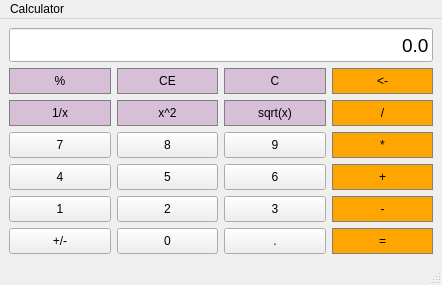
<?xml version="1.0" encoding="UTF-8"?>
<ui version="4.0">
 <class>MainWindow</class>
 <widget class="QMainWindow" name="MainWindow">
  <property name="geometry">
   <rect>
    <x>0</x>
    <y>0</y>
    <width>442</width>
    <height>285</height>
   </rect>
  </property>
  <property name="windowTitle">
   <string>MainWindow</string>
  </property>
  <widget class="QWidget" name="centralwidget">
   <layout class="QGridLayout" name="gridLayout">
    <item row="3" column="5">
     <widget class="QPushButton" name="butt_mult">
      <property name="sizePolicy">
       <sizepolicy hsizetype="Preferred" vsizetype="Preferred">
        <horstretch>0</horstretch>
        <verstretch>0</verstretch>
       </sizepolicy>
      </property>
      <property name="styleSheet">
       <string notr="true">QPushButton{
	background-color: #FFA500;
	color: #000000; 
	border: 1px solid gray;
	padding: 5px;
}</string>
      </property>
      <property name="text">
       <string>*</string>
      </property>
     </widget>
    </item>
    <item row="6" column="2">
     <widget class="QPushButton" name="butt_sign">
      <property name="sizePolicy">
       <sizepolicy hsizetype="Preferred" vsizetype="Preferred">
        <horstretch>0</horstretch>
        <verstretch>0</verstretch>
       </sizepolicy>
      </property>
      <property name="text">
       <string>+/-</string>
      </property>
     </widget>
    </item>
    <item row="5" column="5">
     <widget class="QPushButton" name="butt_sub">
      <property name="sizePolicy">
       <sizepolicy hsizetype="Preferred" vsizetype="Preferred">
        <horstretch>0</horstretch>
        <verstretch>0</verstretch>
       </sizepolicy>
      </property>
      <property name="styleSheet">
       <string notr="true">QPushButton{
	background-color: #FFA500;
	color: #000000; 
	border: 1px solid gray;
	padding: 5px;
}</string>
      </property>
      <property name="text">
       <string>-</string>
      </property>
     </widget>
    </item>
    <item row="4" column="5">
     <widget class="QPushButton" name="butt_add">
      <property name="sizePolicy">
       <sizepolicy hsizetype="Preferred" vsizetype="Preferred">
        <horstretch>0</horstretch>
        <verstretch>0</verstretch>
       </sizepolicy>
      </property>
      <property name="styleSheet">
       <string notr="true">QPushButton{
	background-color: #FFA500;
	color: #000000; 
	border: 1px solid gray;
	padding: 5px;
}</string>
      </property>
      <property name="text">
       <string>+</string>
      </property>
     </widget>
    </item>
    <item row="6" column="3">
     <widget class="QPushButton" name="butt_0">
      <property name="sizePolicy">
       <sizepolicy hsizetype="Preferred" vsizetype="Preferred">
        <horstretch>0</horstretch>
        <verstretch>0</verstretch>
       </sizepolicy>
      </property>
      <property name="text">
       <string>0</string>
      </property>
     </widget>
    </item>
    <item row="3" column="4">
     <widget class="QPushButton" name="butt_9">
      <property name="sizePolicy">
       <sizepolicy hsizetype="Preferred" vsizetype="Preferred">
        <horstretch>0</horstretch>
        <verstretch>0</verstretch>
       </sizepolicy>
      </property>
      <property name="text">
       <string>9</string>
      </property>
     </widget>
    </item>
    <item row="4" column="4">
     <widget class="QPushButton" name="butt_6">
      <property name="sizePolicy">
       <sizepolicy hsizetype="Preferred" vsizetype="Preferred">
        <horstretch>0</horstretch>
        <verstretch>0</verstretch>
       </sizepolicy>
      </property>
      <property name="text">
       <string>6</string>
      </property>
     </widget>
    </item>
    <item row="5" column="4">
     <widget class="QPushButton" name="butt_3">
      <property name="sizePolicy">
       <sizepolicy hsizetype="Preferred" vsizetype="Preferred">
        <horstretch>0</horstretch>
        <verstretch>0</verstretch>
       </sizepolicy>
      </property>
      <property name="text">
       <string>3</string>
      </property>
     </widget>
    </item>
    <item row="4" column="3">
     <widget class="QPushButton" name="butt_5">
      <property name="sizePolicy">
       <sizepolicy hsizetype="Preferred" vsizetype="Preferred">
        <horstretch>0</horstretch>
        <verstretch>0</verstretch>
       </sizepolicy>
      </property>
      <property name="text">
       <string>5</string>
      </property>
     </widget>
    </item>
    <item row="6" column="4">
     <widget class="QPushButton" name="butt_dec">
      <property name="sizePolicy">
       <sizepolicy hsizetype="Preferred" vsizetype="Preferred">
        <horstretch>0</horstretch>
        <verstretch>0</verstretch>
       </sizepolicy>
      </property>
      <property name="text">
       <string>.</string>
      </property>
     </widget>
    </item>
    <item row="4" column="2">
     <widget class="QPushButton" name="butt_4">
      <property name="sizePolicy">
       <sizepolicy hsizetype="Preferred" vsizetype="Preferred">
        <horstretch>0</horstretch>
        <verstretch>0</verstretch>
       </sizepolicy>
      </property>
      <property name="text">
       <string>4</string>
      </property>
     </widget>
    </item>
    <item row="5" column="2">
     <widget class="QPushButton" name="butt_1">
      <property name="sizePolicy">
       <sizepolicy hsizetype="Preferred" vsizetype="Preferred">
        <horstretch>0</horstretch>
        <verstretch>0</verstretch>
       </sizepolicy>
      </property>
      <property name="text">
       <string>1</string>
      </property>
     </widget>
    </item>
    <item row="2" column="3">
     <widget class="QPushButton" name="butt_square">
      <property name="sizePolicy">
       <sizepolicy hsizetype="Preferred" vsizetype="Preferred">
        <horstretch>0</horstretch>
        <verstretch>0</verstretch>
       </sizepolicy>
      </property>
      <property name="font">
       <font>
        <pointsize>9</pointsize>
       </font>
      </property>
      <property name="styleSheet">
       <string notr="true">QPushButton{
	background-color: #D8BFD8;
	color: #000000; 
	border: 1px solid gray;
	padding: 5px;
}</string>
      </property>
      <property name="text">
       <string>x^2</string>
      </property>
     </widget>
    </item>
    <item row="5" column="3">
     <widget class="QPushButton" name="butt_2">
      <property name="sizePolicy">
       <sizepolicy hsizetype="Preferred" vsizetype="Preferred">
        <horstretch>0</horstretch>
        <verstretch>0</verstretch>
       </sizepolicy>
      </property>
      <property name="text">
       <string>2</string>
      </property>
     </widget>
    </item>
    <item row="3" column="3">
     <widget class="QPushButton" name="butt_8">
      <property name="sizePolicy">
       <sizepolicy hsizetype="Preferred" vsizetype="Preferred">
        <horstretch>0</horstretch>
        <verstretch>0</verstretch>
       </sizepolicy>
      </property>
      <property name="text">
       <string>8</string>
      </property>
     </widget>
    </item>
    <item row="2" column="4">
     <widget class="QPushButton" name="butt_sqrt">
      <property name="sizePolicy">
       <sizepolicy hsizetype="Preferred" vsizetype="Preferred">
        <horstretch>0</horstretch>
        <verstretch>0</verstretch>
       </sizepolicy>
      </property>
      <property name="font">
       <font>
        <pointsize>9</pointsize>
       </font>
      </property>
      <property name="styleSheet">
       <string notr="true">QPushButton{
	background-color: #D8BFD8;
	color: #000000; 
	border: 1px solid gray;
	padding: 5px;
}</string>
      </property>
      <property name="text">
       <string>sqrt(x)</string>
      </property>
     </widget>
    </item>
    <item row="2" column="2">
     <widget class="QPushButton" name="butt_recipricol">
      <property name="font">
       <font>
        <pointsize>9</pointsize>
       </font>
      </property>
      <property name="styleSheet">
       <string notr="true">QPushButton{
	background-color: #D8BFD8;
	color: #000000; 
	border: 1px solid gray;
	padding: 5px;
}</string>
      </property>
      <property name="text">
       <string>1/x</string>
      </property>
     </widget>
    </item>
    <item row="3" column="2">
     <widget class="QPushButton" name="butt_7">
      <property name="sizePolicy">
       <sizepolicy hsizetype="Preferred" vsizetype="Preferred">
        <horstretch>0</horstretch>
        <verstretch>0</verstretch>
       </sizepolicy>
      </property>
      <property name="text">
       <string>7</string>
      </property>
     </widget>
    </item>
    <item row="2" column="5">
     <widget class="QPushButton" name="butt_div">
      <property name="sizePolicy">
       <sizepolicy hsizetype="Preferred" vsizetype="Preferred">
        <horstretch>0</horstretch>
        <verstretch>0</verstretch>
       </sizepolicy>
      </property>
      <property name="styleSheet">
       <string notr="true">QPushButton{
	background-color: #FFA500;
	color: #000000; 
	border: 1px solid gray;
	padding: 5px;
}</string>
      </property>
      <property name="text">
       <string>/</string>
      </property>
     </widget>
    </item>
    <item row="1" column="2">
     <widget class="QPushButton" name="butt_percent">
      <property name="font">
       <font>
        <pointsize>9</pointsize>
       </font>
      </property>
      <property name="styleSheet">
       <string notr="true">QPushButton{
	background-color: #D8BFD8;
	color: #000000; 
	border: 1px solid gray;
	padding: 5px;
}</string>
      </property>
      <property name="text">
       <string>%</string>
      </property>
     </widget>
    </item>
    <item row="1" column="3">
     <widget class="QPushButton" name="butt_CE">
      <property name="font">
       <font>
        <pointsize>9</pointsize>
       </font>
      </property>
      <property name="styleSheet">
       <string notr="true">QPushButton{
	background-color: #D8BFD8;
	color: #000000; 
	border: 1px solid gray;
	padding: 5px;
}</string>
      </property>
      <property name="text">
       <string>CE</string>
      </property>
      <property name="default">
       <bool>false</bool>
      </property>
     </widget>
    </item>
    <item row="1" column="5">
     <widget class="QPushButton" name="butt_backspace">
      <property name="styleSheet">
       <string notr="true">QPushButton{
	background-color: #FFA500;
	color: #000000; 
	border: 1px solid gray;
	padding: 5px;
}</string>
      </property>
      <property name="text">
       <string>&lt;-</string>
      </property>
     </widget>
    </item>
    <item row="1" column="4">
     <widget class="QPushButton" name="butt_clear">
      <property name="sizePolicy">
       <sizepolicy hsizetype="Preferred" vsizetype="Preferred">
        <horstretch>0</horstretch>
        <verstretch>0</verstretch>
       </sizepolicy>
      </property>
      <property name="font">
       <font>
        <pointsize>9</pointsize>
       </font>
      </property>
      <property name="styleSheet">
       <string notr="true">QPushButton{
	background-color: #D8BFD8;
	color: #000000; 
	border: 1px solid gray;
	padding: 5px;
}</string>
      </property>
      <property name="text">
       <string>C</string>
      </property>
     </widget>
    </item>
    <item row="0" column="2" colspan="4">
     <widget class="QLineEdit" name="display">
      <property name="sizePolicy">
       <sizepolicy hsizetype="Preferred" vsizetype="Expanding">
        <horstretch>0</horstretch>
        <verstretch>0</verstretch>
       </sizepolicy>
      </property>
      <property name="font">
       <font>
        <pointsize>14</pointsize>
       </font>
      </property>
      <property name="text">
       <string>0.0</string>
      </property>
      <property name="alignment">
       <set>Qt::AlignRight|Qt::AlignTrailing|Qt::AlignVCenter</set>
      </property>
     </widget>
    </item>
    <item row="6" column="5">
     <widget class="QPushButton" name="butt_eq">
      <property name="sizePolicy">
       <sizepolicy hsizetype="Preferred" vsizetype="Preferred">
        <horstretch>0</horstretch>
        <verstretch>0</verstretch>
       </sizepolicy>
      </property>
      <property name="styleSheet">
       <string notr="true">QPushButton{
	background-color: #FFA500;
	color: #000000; 
	border: 1px solid gray;
	padding: 5px;
}</string>
      </property>
      <property name="text">
       <string>=</string>
      </property>
     </widget>
    </item>
   </layout>
  </widget>
  <widget class="QMenuBar" name="menubar">
   <property name="geometry">
    <rect>
     <x>0</x>
     <y>0</y>
     <width>442</width>
     <height>21</height>
    </rect>
   </property>
   <widget class="QMenu" name="menuCalculator">
    <property name="title">
     <string>Calculator</string>
    </property>
   </widget>
   <addaction name="menuCalculator"/>
  </widget>
  <widget class="QStatusBar" name="statusbar"/>
 </widget>
 <resources/>
 <connections/>
</ui>
